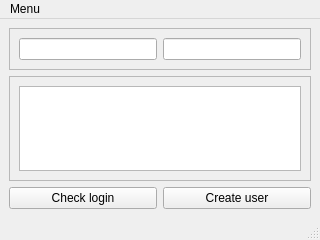
<?xml version="1.0" encoding="UTF-8"?>
<ui version="4.0">
 <class>MainWindow</class>
 <widget class="QMainWindow" name="MainWindow">
  <property name="geometry">
   <rect>
    <x>0</x>
    <y>0</y>
    <width>320</width>
    <height>240</height>
   </rect>
  </property>
  <property name="windowTitle">
   <string>MainWindow</string>
  </property>
  <widget class="QWidget" name="centralwidget">
   <layout class="QVBoxLayout" name="verticalLayout">
    <item>
     <widget class="QFrame" name="frame">
      <property name="frameShape">
       <enum>QFrame::StyledPanel</enum>
      </property>
      <property name="frameShadow">
       <enum>QFrame::Raised</enum>
      </property>
      <layout class="QHBoxLayout" name="horizontalLayout_2">
       <item>
        <layout class="QHBoxLayout" name="horizontalLayout">
         <item>
          <widget class="QLineEdit" name="login"/>
         </item>
         <item>
          <widget class="QLineEdit" name="pass">
           <property name="echoMode">
            <enum>QLineEdit::Password</enum>
           </property>
          </widget>
         </item>
        </layout>
       </item>
      </layout>
     </widget>
    </item>
    <item>
     <widget class="QFrame" name="frame_2">
      <property name="frameShape">
       <enum>QFrame::StyledPanel</enum>
      </property>
      <property name="frameShadow">
       <enum>QFrame::Raised</enum>
      </property>
      <layout class="QHBoxLayout" name="horizontalLayout_3">
       <item>
        <widget class="QTextEdit" name="responseText"/>
       </item>
      </layout>
     </widget>
    </item>
    <item>
     <layout class="QGridLayout" name="gridLayout">
      <item row="0" column="0">
       <widget class="QPushButton" name="checkLogin">
        <property name="text">
         <string>Check login</string>
        </property>
       </widget>
      </item>
      <item row="0" column="1">
       <widget class="QPushButton" name="createUser">
        <property name="text">
         <string>Create user</string>
        </property>
       </widget>
      </item>
     </layout>
    </item>
   </layout>
  </widget>
  <widget class="QMenuBar" name="menubar">
   <property name="geometry">
    <rect>
     <x>0</x>
     <y>0</y>
     <width>320</width>
     <height>20</height>
    </rect>
   </property>
   <widget class="QMenu" name="menuMenu">
    <property name="title">
     <string>Menu</string>
    </property>
    <addaction name="actionQuit"/>
   </widget>
   <addaction name="menuMenu"/>
  </widget>
  <widget class="QStatusBar" name="statusbar"/>
  <action name="actionQuit">
   <property name="text">
    <string>Quit</string>
   </property>
   <property name="toolTip">
    <string>Quit application</string>
   </property>
   <property name="shortcut">
    <string>Ctrl+Q</string>
   </property>
  </action>
 </widget>
 <resources/>
 <connections>
  <connection>
   <sender>actionQuit</sender>
   <signal>activated()</signal>
   <receiver>MainWindow</receiver>
   <slot>close()</slot>
   <hints>
    <hint type="sourcelabel">
     <x>-1</x>
     <y>-1</y>
    </hint>
    <hint type="destinationlabel">
     <x>159</x>
     <y>119</y>
    </hint>
   </hints>
  </connection>
 </connections>
</ui>
